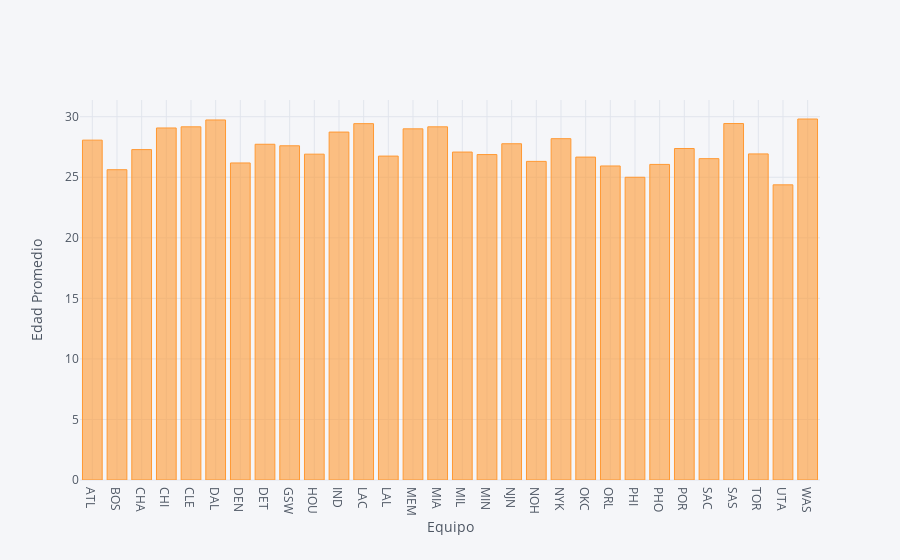

Source (notebook cell):
### Code cell
# Escriba su código aquí
configure_plotly_browser_state()

df['Age'].iplot(kind='bar',yTitle='Edad Promedio',xTitle = 'Equipo')

### Figure 1 — Plotly figure (JSON) as saved in the notebook; plotly's stock layout.template omitted (floating-point values rounded to 4 significant figures)
{"data": [{"name": "Age", "orientation": "v", "text": "", "y": [28.07, 25.62, 27.29, 29.07, 29.17, 29.73, 26.18, 27.73, 27.6, 26.91, 28.73, 29.43, 26.75, 29, 29.17, 27.08, 26.88, 27.77, 26.31, 28.19, 26.67, 25.93, 25, 26.06, 27.38, 26.54, 29.44, 26.93, 24.38, 29.81], "marker": {"color": "rgba(255, 153, 51, 0.6)", "line": {"color": "rgba(255, 153, 51, 1.0)", "width": 1}}, "x": ["ATL", "BOS", "CHA", "CHI", "CLE", "DAL", "DEN", "DET", "GSW", "HOU", "IND", "LAC", "LAL", "MEM", "MIA", "MIL", "MIN", "NJN", "NOH", "NYK", "OKC", "ORL", "PHI", "PHO", "POR", "SAC", "SAS", "TOR", "UTA", "WAS"], "type": "bar", "uid": "8db1c568-2f8f-480b-9816-ee265b7700a4"}], "layout": {"yaxis": {"tickfont": {"color": "#4D5663"}, "zerolinecolor": "#E1E5ED", "title": {"text": "Edad Promedio", "font": {"color": "#4D5663"}}, "gridcolor": "#E1E5ED", "showgrid": true}, "paper_bgcolor": "#F5F6F9", "plot_bgcolor": "#F5F6F9", "title": {"font": {"color": "#4D5663"}}, "xaxis": {"tickfont": {"color": "#4D5663"}, "zerolinecolor": "#E1E5ED", "title": {"text": "Equipo", "font": {"color": "#4D5663"}}, "gridcolor": "#E1E5ED", "showgrid": true}, "legend": {"bgcolor": "#F5F6F9", "font": {"color": "#4D5663"}}}}
